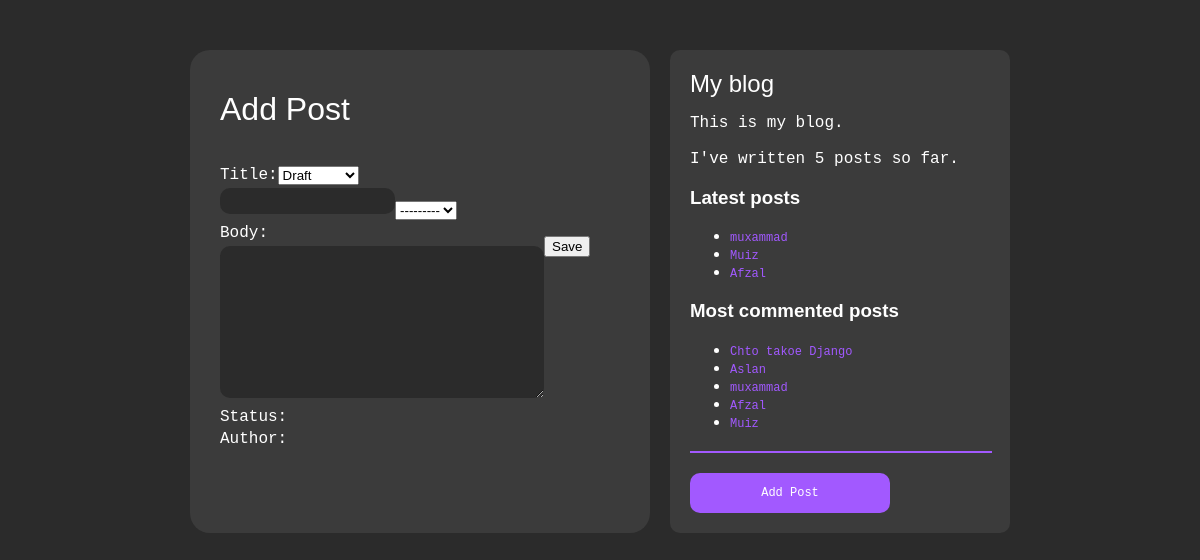
Screenshot of /add/ with the database file from the repository.
### main/models.py (models this page shows, shortened)
class Post(models.Model):
    class Status(models.TextChoices):
        DRAFT = 'DF', 'Draft'
        PUBLISHED = 'PB', 'Published'
    title = models.CharField(max_length=250)
    slug = models.SlugField(max_length=250, unique_for_date='publish')
    author = models.ForeignKey(User, on_delete=models.CASCADE, related_name='blog_posts')
    body = models.TextField()
    publish = models.DateTimeField(default=timezone.now)
    created = models.DateTimeField(auto_now_add=True)
    updated = models.DateTimeField(auto_now=True)
    status = models.CharField(max_length=2, choices=Status.choices, default=Status.DRAFT)
    objects = models.Manager()
    published = PublishedManager()
    tags = TaggableManager()
    class Meta:
        ordering = ['-publish']
        indexes = [
            models.Index(fields=['-publish']),
            ]
    class Meta:
        verbose_name = 'Пост'
        verbose_name_plural = 'Посты'
    def get_absolute_url(self):
        return reverse('main:post_detail', args={self.slug})

### main/views.py (the view)
# urls.py: path('add/', add_post, name='add'),
def add_post(request):
    if request.method == 'POST':
        form = PostForm(request.POST)
        if form.is_valid():
            post = form.save(commit=False)
            post.author = request.user
            post.slug = slugify(post.title)
            post.save()
            form.save_m2m()
            return redirect('main:post_list')
    else:
        form = PostForm()
    return render(request, 'main/posts/add_post.html', {'form': form})

### main/forms.py
class PostForm(forms.ModelForm):
    class Meta:
        model = Post
        fields = ['title', 'body', 'status', 'author', 'tags']

### main/models.py (called while the page is built)
    def get_queryset(self):
        return super().get_queryset().filter(status=Post.Status.PUBLISHED)

### main/templatetags/blog_tags.py (called while the page is built)
@register.simple_tag
def total_posts():
    return Post.published.count()

@register.inclusion_tag('main/posts/latest_posts.html')
def show_latest_posts(count=5):
    latest_posts = Post.published.order_by('-publish')[:count]
    return {'latest_posts': latest_posts}

@register.simple_tag
def get_most_commented_posts(count=5):
    return Post.published.annotate(
    total_comments=Count('comments')
    ).order_by('-total_comments')[:count]

### main/templates/main/posts/add_post.html (shortened to what this page needs)
{% extends 'main/base.html' %}
{% block content %}
    <h1>Add Post</h1>
    <form method="post">
        {{ form.as_p }}
        <button type="submit">Save</button>
    </form>
{% endblock %}

### main/templates/main/base.html (shortened to what this page needs)
{% load blog_tags %}
{% load static %}
<!DOCTYPE html>
<html lang="en" style="background-color: #2b2b2b; display: flex; flex-direction: column; justify-content: space-between;">
<head>
    <link href="{% static "css/style.css" %}" rel="stylesheet">
</head>
<body style="padding: 50px 0px 0px 0px; display: flex; flex-direction: row; gap: 20px; justify-content: center;">
    <div id="content">
        {% block content %}
        {% endblock %}
    </div>
    <div id="sidebar" style="background-color: #3b3b3b; border-radius: 10px; width: 300px; padding: 20px;">
        <h2 style="margin: 0;">My blog</h2>
        <p>
            This is my blog.
            <br><br>
            I've written {% total_posts %} posts so far.
        </p>
        <h3 style="color: #fff;">Latest posts</h3>
        {% show_latest_posts 3 %}
        <h3 style="color: #fff;">Most commented posts</h3>
        <ul style="color: #fff;">
            {% get_most_commented_posts as most_commented_posts %}
            {% for post in most_commented_posts %}
            <li>
                <a href="{{ post.get_absolute_url }}">{{ post.title }}</a>
            </li>
            {% endfor %}
        </ul>
            <hr style="width: 100%; border: 1px solid #A259FF; margin-top: 20px;">
            <a href="{% url 'main:add' %}" style="display: flex; width: 200px;height: 40px; border-radius: 10px;background-color: #A259FF; justify-content: center;align-items: center; margin-top: 20px;">
                <p style="color: #fff;">Add Post</p>
            </a>
    </div>
</body>
</html>

### main/templates/main/posts/latest_posts.html
<ul>
    {% for post in latest_posts %}
    <li style="color: #fff;">
        <a href="{{ post.get_absolute_url }}">{{ post.title }}</a>
    </li>
    {% endfor %}
</ul>

### main/static/css/style.css (style rules this page uses)
body { margin:0; font-family:helvetica, sans-serif; padding: 0; }
p { color: #fff; font-family:'Courier New', Courier, monospace; }
a { color:#A259FF; text-decoration:none; font-family:'Courier New', Courier, monospace; font-size: 12px; }
h1 { font-weight:normal; color: #fff; }
h2 { font-weight:normal; color: #fff; }
#content { float:left; display: flex; flex-direction: column; width:400px; padding: 20px 30px; background-color: #3b3b3b; border-radius: 20px; }
#sidebar { float:right; width:300px; padding:10px; background:#666; height:100%; }
label { float:left; clear:both; color:#fff; margin-bottom:4px; }
input, textarea { clear:both; float:left; margin:0 0 10px; background:#2b2b2b; color: #fff; border:0; padding:6px 10px; font-size:12px; outline: none; border-radius: 10px; }

### rows the page displays
Post: title "muxammad"
Post: title "Muiz"
Post: title "Afzal"
Post: title "Chto takoe Django"
Post: title "Aslan"
